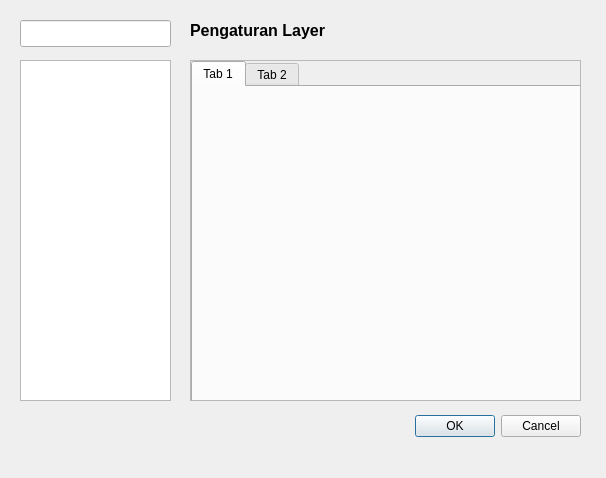
<?xml version="1.0" encoding="UTF-8"?>
<ui version="4.0">
 <class>Dialog</class>
 <widget class="QDialog" name="Dialog">
  <property name="geometry">
   <rect>
    <x>0</x>
    <y>0</y>
    <width>606</width>
    <height>478</height>
   </rect>
  </property>
  <property name="windowTitle">
   <string>Dialog</string>
  </property>
  <widget class="QDialogButtonBox" name="buttonBox">
   <property name="geometry">
    <rect>
     <x>240</x>
     <y>410</y>
     <width>341</width>
     <height>32</height>
    </rect>
   </property>
   <property name="orientation">
    <enum>Qt::Horizontal</enum>
   </property>
   <property name="standardButtons">
    <set>QDialogButtonBox::Cancel|QDialogButtonBox::Ok</set>
   </property>
  </widget>
  <widget class="QListView" name="listView">
   <property name="geometry">
    <rect>
     <x>20</x>
     <y>60</y>
     <width>151</width>
     <height>341</height>
    </rect>
   </property>
   <property name="alternatingRowColors">
    <bool>true</bool>
   </property>
  </widget>
  <widget class="QgsFilterLineEdit" name="mLineEdit">
   <property name="geometry">
    <rect>
     <x>20</x>
     <y>20</y>
     <width>151</width>
     <height>27</height>
    </rect>
   </property>
   <property name="showSearchIcon">
    <bool>true</bool>
   </property>
   <property name="qgisRelation" stdset="0">
    <string notr="true"/>
   </property>
  </widget>
  <widget class="QLabel" name="label">
   <property name="geometry">
    <rect>
     <x>190</x>
     <y>20</y>
     <width>151</width>
     <height>21</height>
    </rect>
   </property>
   <property name="font">
    <font>
     <family>Arial</family>
     <pointsize>12</pointsize>
     <weight>75</weight>
     <bold>true</bold>
    </font>
   </property>
   <property name="text">
    <string>Pengaturan Layer</string>
   </property>
  </widget>
  <widget class="QStackedWidget" name="stackedWidget">
   <property name="geometry">
    <rect>
     <x>190</x>
     <y>60</y>
     <width>391</width>
     <height>341</height>
    </rect>
   </property>
   <property name="frameShape">
    <enum>QFrame::StyledPanel</enum>
   </property>
   <widget class="QWidget" name="page">
    <widget class="QTabWidget" name="tabWidget">
     <property name="geometry">
      <rect>
       <x>0</x>
       <y>0</y>
       <width>391</width>
       <height>341</height>
      </rect>
     </property>
     <widget class="QWidget" name="tab">
      <attribute name="title">
       <string>Tab 1</string>
      </attribute>
      <widget class="QgsProjectionSelectionWidget" name="mQgsProjectionSelectionWidget">
       <property name="geometry">
        <rect>
         <x>70</x>
         <y>90</y>
         <width>160</width>
         <height>27</height>
        </rect>
       </property>
      </widget>
     </widget>
     <widget class="QWidget" name="tab_2">
      <attribute name="title">
       <string>Tab 2</string>
      </attribute>
     </widget>
    </widget>
   </widget>
   <widget class="QWidget" name="page_2"/>
  </widget>
 </widget>
 <customwidgets>
  <customwidget>
   <class>QgsFilterLineEdit</class>
   <extends>QLineEdit</extends>
   <header>qgsfilterlineedit.h</header>
  </customwidget>
  <customwidget>
   <class>QgsProjectionSelectionWidget</class>
   <extends>QWidget</extends>
   <header>qgsprojectionselectionwidget.h</header>
  </customwidget>
 </customwidgets>
 <resources/>
 <connections>
  <connection>
   <sender>buttonBox</sender>
   <signal>accepted()</signal>
   <receiver>Dialog</receiver>
   <slot>accept()</slot>
   <hints>
    <hint type="sourcelabel">
     <x>248</x>
     <y>254</y>
    </hint>
    <hint type="destinationlabel">
     <x>157</x>
     <y>274</y>
    </hint>
   </hints>
  </connection>
  <connection>
   <sender>buttonBox</sender>
   <signal>rejected()</signal>
   <receiver>Dialog</receiver>
   <slot>reject()</slot>
   <hints>
    <hint type="sourcelabel">
     <x>316</x>
     <y>260</y>
    </hint>
    <hint type="destinationlabel">
     <x>286</x>
     <y>274</y>
    </hint>
   </hints>
  </connection>
 </connections>
</ui>
